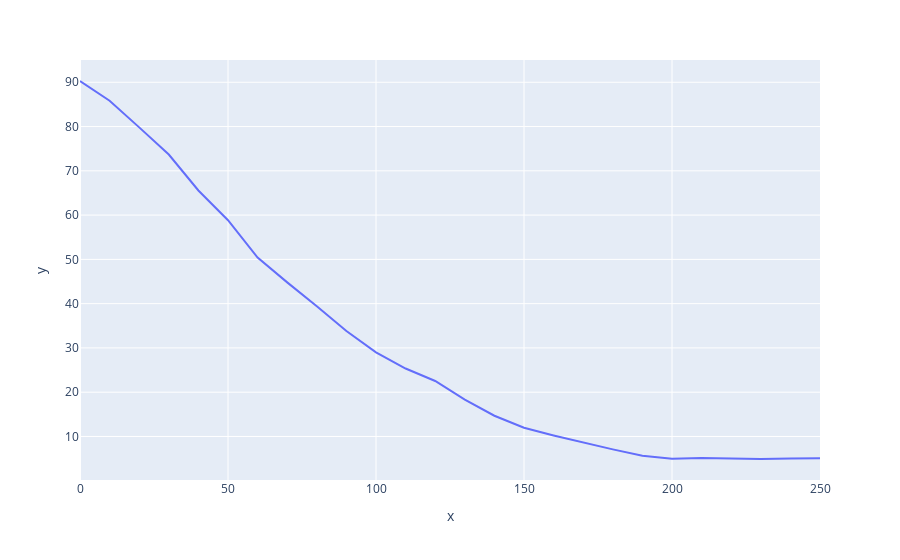

The notebook cell saved with this chart:
### Markdown cell above
Plot the expected value of donating in one run given the emount of coins you have already donated with a given character.

### Code cell
pex.line(x=range(0,260,10),y=avgs)

### Figure 1 — Plotly figure (JSON) as saved in the notebook; plotly's stock layout.template omitted (floating-point values rounded to 4 significant figures)
{"data": [{"hovertemplate": "x=%{x}<br>y=%{y}<extra></extra>", "legendgroup": "", "line": {"color": "#636efa", "dash": "solid"}, "marker": {"symbol": "circle"}, "mode": "lines", "name": "", "orientation": "v", "showlegend": false, "type": "scatter", "x": [0, 10, 20, 30, 40, 50, 60, 70, 80, 90, 100, 110, 120, 130, 140, 150, 160, 170, 180, 190, 200, 210, 220, 230, 240, 250], "xaxis": "x", "y": [90.29, 85.82, 79.81, 73.67, 65.56, 58.84, 50.42, 44.8, 39.41, 33.81, 29.0, 25.35, 22.53, 18.34, 14.69, 11.96, 10.24, 8.614, 7.091, 5.643, 4.984, 5.127, 5.004, 4.913, 5.013, 5.108], "yaxis": "y"}], "layout": {"legend": {"tracegroupgap": 0}, "margin": {"t": 60}, "xaxis": {"anchor": "y", "domain": [0, 1], "title": {"text": "x"}}, "yaxis": {"anchor": "x", "domain": [0, 1], "title": {"text": "y"}}}}
